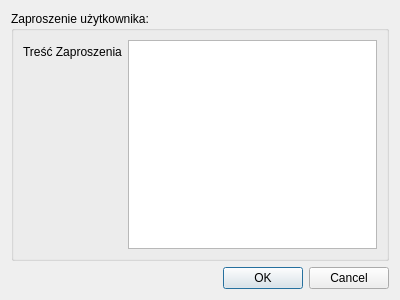
<?xml version="1.0" encoding="UTF-8"?>
<ui version="4.0">
 <class>Invitation</class>
 <widget class="QDialog" name="Invitation">
  <property name="geometry">
   <rect>
    <x>0</x>
    <y>0</y>
    <width>400</width>
    <height>300</height>
   </rect>
  </property>
  <property name="windowTitle">
   <string>Dialog</string>
  </property>
  <layout class="QVBoxLayout" name="verticalLayout">
   <item>
    <widget class="QGroupBox" name="groupBox">
     <property name="title">
      <string>Zaproszenie użytkownika:</string>
     </property>
     <layout class="QFormLayout" name="formLayout">
      <item row="0" column="0">
       <widget class="QLabel" name="contentLabel">
        <property name="text">
         <string>Treść Zaproszenia</string>
        </property>
       </widget>
      </item>
      <item row="0" column="1">
       <widget class="QPlainTextEdit" name="plainTextEdit"/>
      </item>
     </layout>
    </widget>
   </item>
   <item>
    <widget class="QDialogButtonBox" name="buttonBox">
     <property name="orientation">
      <enum>Qt::Horizontal</enum>
     </property>
     <property name="standardButtons">
      <set>QDialogButtonBox::Cancel|QDialogButtonBox::Ok</set>
     </property>
    </widget>
   </item>
  </layout>
 </widget>
 <resources/>
 <connections>
  <connection>
   <sender>buttonBox</sender>
   <signal>accepted()</signal>
   <receiver>Invitation</receiver>
   <slot>accept()</slot>
   <hints>
    <hint type="sourcelabel">
     <x>248</x>
     <y>254</y>
    </hint>
    <hint type="destinationlabel">
     <x>157</x>
     <y>274</y>
    </hint>
   </hints>
  </connection>
  <connection>
   <sender>buttonBox</sender>
   <signal>rejected()</signal>
   <receiver>Invitation</receiver>
   <slot>reject()</slot>
   <hints>
    <hint type="sourcelabel">
     <x>316</x>
     <y>260</y>
    </hint>
    <hint type="destinationlabel">
     <x>286</x>
     <y>274</y>
    </hint>
   </hints>
  </connection>
 </connections>
</ui>
